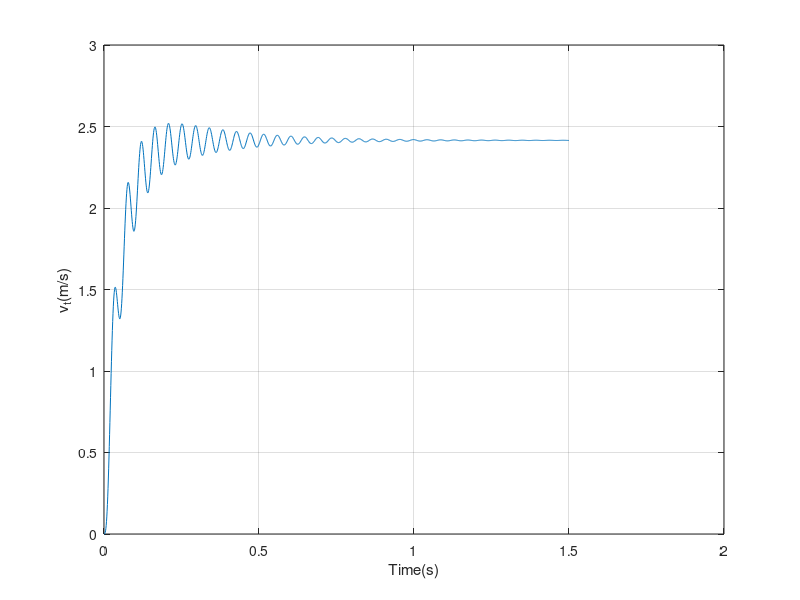

Here is the MATLAB script that generated this plot:
%% 磁盘驱动系统  
%  简化为双质量块系统   
clear;
clc;

% 模型参数
k = 10;     % 簧片弹性系数, 单位:N/m
M1 = 0.02;  % 磁头支架质量, 单位:kg
M2 = 0.0005;
b1 = 410e-3;% 质量块的摩擦系数, 单位:N/(m/s)
b2 = 4.1e-3;
t = [0 : 0.001 : 1.5];

% 状态空间模型  
A = [0 0 1 0;
	 0 0 0 1;
	 -k/M1 k/M1 -b1/M1 0;
	 k/M2 -k/M2 0 -b2/M2
	];
B = [0; 0; 1/M1; 0];
C = [0 0 0 1];
D = [0];
sys = ss(A, B, C, D);

%% Simulated Step Response
y = step(sys, t);
plot(t, y); grid
xlabel('Time(s)');
ylabel('v_t(m/s)');